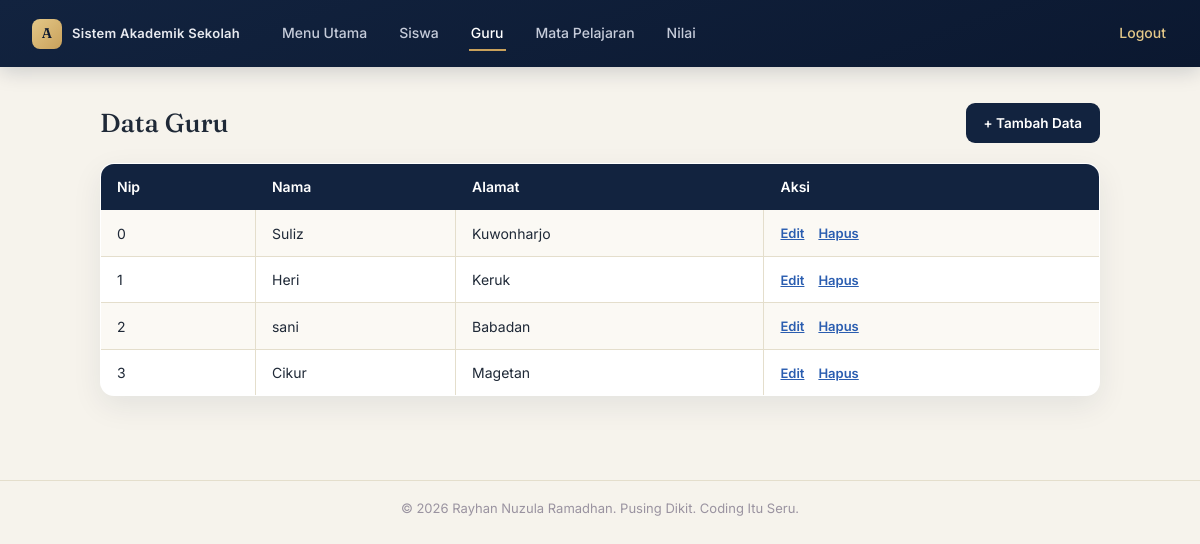
The app's page /guru/index.php with its own data.
### tables this page shows
CREATE TABLE `guru` (
  `nip` int(10) NOT NULL,
  `nama` varchar(100) NOT NULL,
  `alamat` varchar(255) NOT NULL
);

### guru/index.php (the view)
<?php
include "koneksi.php";
include "../header.php";
?>
<div class="page-head">
    <h1>Data Guru</h1>
    <a href="tambah.php" class="btn">+ Tambah Data</a>
</div>
<table>
    <tr>
        <th>Nip</th>
        <th>Nama</th>
        <th>Alamat</th>
        <th>Aksi</th>
    </tr>
    <?php
    $query=mysqli_query($koneksi,"select * from guru");
    while($data=mysqli_fetch_array($query)){
    ?>
    <tr>
        <td><?php echo $data ['nip'] ?></td>
        <td><?php echo $data ['nama'] ?></td>
        <td><?php echo $data ['alamat'] ?></td>
        <td>
            <a href="edit.php?nip=<?php echo $data['nip'] ?>">Edit</a>
            <a href="hapus.php?id=<?php echo $row['id']; ?>" onclick="return confirm('Yakin mau hapus data ini?')">Hapus</a>
        </td>
    </tr>
    <?php
    }
    ?>
</table>
<?php
include "../footer.php";
?>

### header.php (style rules this page uses)
* { margin:0; padding:0; box-sizing:border-box; }
:root { --navy:#12233F; --navy-deep:#0B1830; --gold:#C9A15B; --gold-light:#E4C888; --paper:#F6F3EC; --ink:#1F2937; --muted:#6B7280; --line:#E4DECC; }
body { font-family: 'Inter', sans-serif; background-color: var(--paper); color: var(--ink); line-height: 1.5; }
h1, h2, h3 { font-family: 'Fraunces', serif; font-weight: 500; color: var(--ink); }
h1 { font-size: 26px; margin-bottom: 18px; }
.page-head { display: flex; align-items: center; justify-content: space-between; margin-bottom: 20px; }
.page-head h1 { margin-bottom: 0; }
.btn { display: inline-flex; align-items: center; gap: 6px; background: var(--navy); color: #fff !important; border: none; padding: 10px 18px; border-radius: 9px; font-size: 13.5px; font-weight: 600; font-family: 'Inter', sans-serif; cursor: pointer; text-decoration: none !important; transition: .2s ease; }
table { border-collapse: collapse; width: 100%; background: #fff; margin-top: 4px; border-radius: 14px; overflow: hidden; box-shadow: 0 10px 30px rgba(18,35,63,.08); }
table, th, td { border: 1px solid var(--line); }
th, td { padding: 12px 16px; text-align: left; font-size: 14px; }
th { background: var(--navy); color: #fff; font-weight: 600; border-color: var(--navy); }
tr:nth-child(even) td { background: #FBF9F4; }
td a { font-size: 13px; font-weight: 600; margin-right: 10px; }
a { color: #2A5DB0; }

### records on screen
guru: nip "0", nama "Suliz", alamat "Kuwonharjo"
guru: nip "1", nama "Heri", alamat "Keruk"
guru: nip "2", nama "sani", alamat "Babadan"
guru: nip "3", nama "Cikur", alamat "Magetan"
